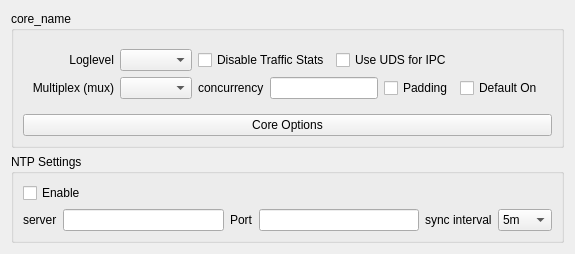
     <widget class="QWidget" name="tab_4">
      <attribute name="title">
       <string>Core</string>
      </attribute>
      <layout class="QVBoxLayout" name="verticalLayout">
       <item>
        <widget class="QGroupBox" name="groupBox_core">
         <property name="sizePolicy">
          <sizepolicy hsizetype="Preferred" vsizetype="Maximum">
           <horstretch>0</horstretch>
           <verstretch>0</verstretch>
          </sizepolicy>
         </property>
         <property name="title">
          <string notr="true">core_name</string>
         </property>
         <layout class="QVBoxLayout" name="verticalLayout_3">
          <item>
           <widget class="QWidget" name="assest_group" native="true">
            <layout class="QGridLayout" name="gridLayout_2">
             <item row="0" column="1">
              <layout class="QHBoxLayout" name="horizontalLayout_20">
               <item>
                <widget class="QComboBox" name="log_level">
                 <property name="sizePolicy">
                  <sizepolicy hsizetype="Maximum" vsizetype="Fixed">
                   <horstretch>0</horstretch>
                   <verstretch>0</verstretch>
                  </sizepolicy>
                 </property>
                </widget>
               </item>
               <item>
                <widget class="QCheckBox" name="disable_stats">
                 <property name="sizePolicy">
                  <sizepolicy hsizetype="Maximum" vsizetype="Fixed">
                   <horstretch>0</horstretch>
                   <verstretch>0</verstretch>
                  </sizepolicy>
                 </property>
                 <property name="minimumSize">
                  <size>
                   <width>0</width>
                   <height>0</height>
                  </size>
                 </property>
                 <property name="toolTip">
                  <string>&lt;html&gt;&lt;head/&gt;&lt;body&gt;&lt;p&gt;Might
                                                                            Improve Ping and Performance&lt;/p&gt;&lt;/body&gt;&lt;/html&gt;
                                                                        </string>
                 </property>
                 <property name="text">
                  <string>Disable Traffic Stats</string>
                 </property>
                </widget>
               </item>
               <item>
                <widget class="QCheckBox" name="core_use_uds">
                 <property name="toolTip">
                  <string>Use Unix Domain Socket for communication between nekobox and nekobox_core</string>
                 </property>
                 <property name="text">
                  <string>Use UDS for IPC</string>
                 </property>
                </widget>
               </item>
              </layout>
             </item>
             <item row="1" column="1">
              <layout class="QHBoxLayout" name="horizontalLayout">
               <item>
                <widget class="QComboBox" name="mux_protocol"/>
               </item>
               <item>
                <widget class="QLabel" name="label_7">
                 <property name="text">
                  <string>concurrency</string>
                 </property>
                </widget>
               </item>
               <item>
                <widget class="QLineEdit" name="mux_concurrency"/>
               </item>
               <item>
                <widget class="QCheckBox" name="mux_padding">
                 <property name="text">
                  <string>Padding</string>
                 </property>
                </widget>
               </item>
               <item>
                <widget class="QCheckBox" name="mux_default_on">
                 <property name="text">
                  <string>Default On</string>
                 </property>
                </widget>
               </item>
              </layout>
             </item>
             <item row="1" column="0">
              <widget class="QLabel" name="label_6">
               <property name="text">
                <string>Multiplex (mux)</string>
               </property>
               <property name="alignment">
                <set>Qt::AlignmentFlag::AlignRight|Qt::AlignmentFlag::AlignTrailing|Qt::AlignmentFlag::AlignVCenter</set>
               </property>
              </widget>
             </item>
             <item row="0" column="0">
              <widget class="QLabel" name="label_3">
               <property name="text">
                <string>Loglevel</string>
               </property>
               <property name="alignment">
                <set>Qt::AlignmentFlag::AlignRight|Qt::AlignmentFlag::AlignTrailing|Qt::AlignmentFlag::AlignVCenter</set>
               </property>
              </widget>
             </item>
            </layout>
           </widget>
          </item>
          <item>
           <widget class="QPushButton" name="core_settings">
            <property name="text">
             <string>Core Options</string>
            </property>
           </widget>
          </item>
         </layout>
        </widget>
       </item>
       <item>
        <widget class="QGroupBox" name="ntp_box">
         <property name="toolTip">
          <string>&lt;html&gt;&lt;head/&gt;&lt;body&gt;&lt;p&gt;Settings for the
                                            sing-box's built-in NTP client&lt;/p&gt;&lt;/body&gt;&lt;/html&gt;
                                        </string>
         </property>
         <property name="title">
          <string>NTP Settings</string>
         </property>
         <layout class="QGridLayout" name="gridLayout_6">
          <item row="0" column="0">
           <widget class="QCheckBox" name="ntp_enable">
            <property name="text">
             <string>Enable</string>
            </property>
           </widget>
          </item>
          <item row="1" column="0">
           <layout class="QHBoxLayout" name="horizontalLayout_22">
            <item>
             <widget class="QLabel" name="ntp_server_l">
              <property name="text">
               <string>server</string>
              </property>
             </widget>
            </item>
            <item>
             <widget class="QLineEdit" name="ntp_server"/>
            </item>
            <item>
             <widget class="QLabel" name="ntp_port_l">
              <property name="text">
               <string>Port</string>
              </property>
             </widget>
            </item>
            <item>
             <widget class="QLineEdit" name="ntp_port">
              <property name="maximumSize">
               <size>
                <width>162</width>
                <height>16777215</height>
               </size>
              </property>
             </widget>
            </item>
            <item>
             <widget class="QLabel" name="ntp_interval_l">
              <property name="text">
               <string>sync interval</string>
              </property>
             </widget>
            </item>
            <item>
             <widget class="QComboBox" name="ntp_interval">
              <property name="toolTip">
               <string>&lt;html&gt;&lt;head/&gt;&lt;body&gt;&lt;p&gt;In
                                                                minutes&lt;/p&gt;&lt;/body&gt;&lt;/html&gt;
                                                            </string>
              </property>
              <item>
               <property name="text">
                <string notr="true">5m</string>
               </property>
              </item>
              <item>
               <property name="text">
                <string notr="true">10m</string>
               </property>
              </item>
              <item>
               <property name="text">
                <string notr="true">30m</string>
               </property>
              </item>
             </widget>
            </item>
           </layout>
          </item>
         </layout>
        </widget>
       </item>
      </layout>
     </widget>
